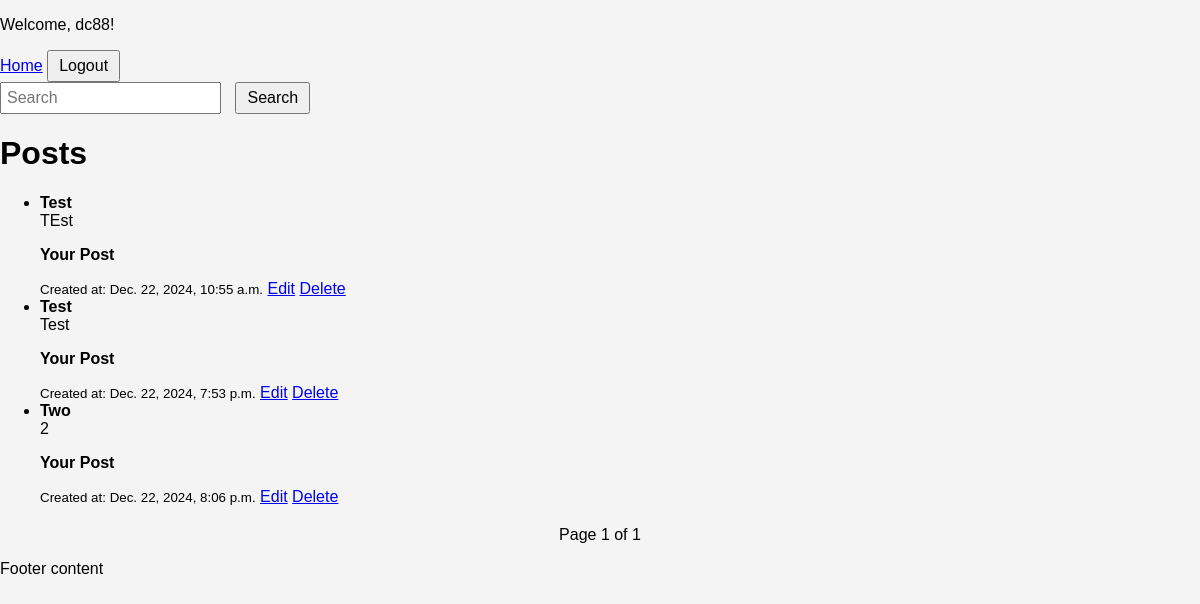
The app's page / (signed in) with its own data.
### myapp/models.py (models this page shows, shortened)
class Post(models.Model):
    title = models.CharField(max_length=200)
    content = models.TextField()
    created_at = models.DateTimeField(auto_now_add=True)
    author = models.ForeignKey(User, on_delete=models.CASCADE, default=1)  # Add this line

### myapp/views.py (the view)
# urls.py: path('', views.home, name='home'),  # Home page
@login_required
def home(request):
    query = request.GET.get('search', '')  # Get search query from URL
    posts_list = Post.objects.filter(author=request.user)  # Fetch user's posts
    if query:
        posts_list = posts_list.filter(title__icontains=query)  # Search by title
    paginator = Paginator(posts_list, 5)  # Show 5 posts per page
    page_number = request.GET.get('page')  # Get the page number from the URL
    page_obj = paginator.get_page(page_number)  # Get the posts for the current page
    return render(request, 'myapp/home.html', {'page_obj': page_obj})

### myapp/templates/myapp/home.html (shortened to what this page needs)
{% extends 'base.html' %}
{% block content %}
    <form method="get" action="{% url 'home' %}">
        <input type="text" name="search" placeholder="Search" value="{{ search_query }}">
        <button type="submit">Search</button>
    </form>
    <h1>Posts</h1>
    <ul>
        {% for post in page_obj %}
            <li>
                <strong>{{ post.title }}</strong><br>
                {{ post.content }}<br>
                {% if post.author == user %}
                    <p><strong>Your Post</strong></p>
                {% endif %}
                <small>Created at: {{ post.created_at }}</small>
                <a href="{% url 'edit_post' post.pk %}">Edit</a>
                <a href="{% url 'delete_post' post.pk %}">Delete</a>
            </li>
        {% endfor %}
    </ul>
    <div class="pagination">
        <span>Page {{ page_obj.number }} of {{ page_obj.paginator.num_pages }}</span>
    </div>
{% endblock %}

### myapp/templates/base.html (shortened to what this page needs)
{% load static %}
<!DOCTYPE html>
<html lang="en">
<head>
    <link rel="stylesheet" href="{% static 'css/styles.css' %}">
</head>
<body>
    <header>
        <nav>
            <p>Welcome, {{ user.username }}!</p>
            <a href="{% url 'home' %}">Home</a>
            {% if user.is_authenticated %}
                <form action="{% url 'logout' %}" method="POST" style="display:inline;">
                    <button type="submit">Logout</button>
                </form>
            {% else %}
                <a href="{% url 'login' %}">Login</a>
                <a href="{% url 'register' %}">Register</a>
            {% endif %}
        </nav>
    </header>
    <main>
        {% block content %}
        {% endblock %}
    </main>
    <footer>
        <p>Footer content</p>
    </footer>
</body>
</html>

### static/css/styles.css (style rules this page uses)
body { font-family: Arial, sans-serif; margin: 0; padding: 0; background-color: #f4f4f4; }
.pagination { text-align: center; margin-top: 20px; }
input[type="text"] { padding: 5px; margin-right: 10px; font-size: 16px; }
button { padding: 5px 10px; font-size: 16px; cursor: pointer; }

### records on screen
Post: title "Test", content "TEst", shows "Your Post", created_at "Dec. 22, 2024, 10:55 a.m."
Post: title "Test", content "Test", shows "Your Post", created_at "Dec. 22, 2024, 7:53 p.m."
Post: title "Two", content "2", shows "Your Post", created_at "Dec. 22, 2024, 8:06 p.m."

### other values on screen
{{ user.username }} "dc88"
{{ page_obj.number }} "1"
{{ page_obj.paginator.num_pages }} "1"
